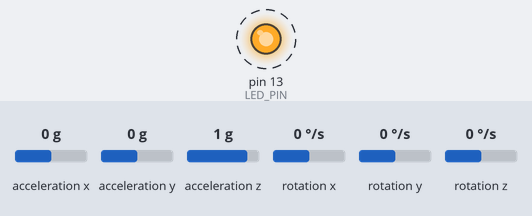
The sketch below on a simulated Arduino Uno, built with avr-gcc and run on an emulated ATmega328P. On the bench: output pins drawn as LEDs (lit = HIGH). Dashed ring = blinking. Inputs (shaded band) come from the test bench; at power-on: acceleration x 0 g, acceleration y 0 g, acceleration z 1 g, rotation x 0 °/s, rotation y 0 °/s, rotation z 0 °/s. What the sketch prints to the serial monitor is not drawn.

Above: at 0.2 s.
Timing chart, 0 to 3.0 s (numbered marks = the images above):
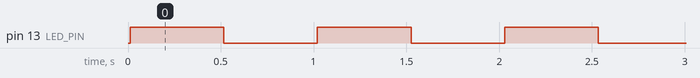

The sketch:

lab2.ino
```cpp
// I2C device class (I2Cdev) demonstration Arduino sketch for MPU6050 class
// 10/7/2011 by Jeff Rowberg <jeff@rowberg.net>
// Updates should (hopefully) always be available at https://github.com/jrowberg/i2cdevlib
//
// Changelog:
//     2011-10-07 - initial release

/* ============================================
I2Cdev device library code is placed under the MIT license
Copyright (c) 2011 Jeff Rowberg

Permission is hereby granted, free of charge, to any person obtaining a copy
of this software and associated documentation files (the "Software"), to deal
in the Software without restriction, including without limitation the rights
to use, copy, modify, merge, publish, distribute, sublicense, and/or sell
copies of the Software, and to permit persons to whom the Software is
furnished to do so, subject to the following conditions:

The above copyright notice and this permission notice shall be included in
all copies or substantial portions of the Software.

THE SOFTWARE IS PROVIDED "AS IS", WITHOUT WARRANTY OF ANY KIND, EXPRESS OR
IMPLIED, INCLUDING BUT NOT LIMITED TO THE WARRANTIES OF MERCHANTABILITY,
FITNESS FOR A PARTICULAR PURPOSE AND NONINFRINGEMENT. IN NO EVENT SHALL THE
AUTHORS OR COPYRIGHT HOLDERS BE LIABLE FOR ANY CLAIM, DAMAGES OR OTHER
LIABILITY, WHETHER IN AN ACTION OF CONTRACT, TORT OR OTHERWISE, ARISING FROM,
OUT OF OR IN CONNECTION WITH THE SOFTWARE OR THE USE OR OTHER DEALINGS IN
THE SOFTWARE.
===============================================
*/

// Arduino Wire library is required if I2Cdev I2CDEV_ARDUINO_WIRE implementation
// is used in I2Cdev.h
#include "Wire.h"

// I2Cdev and MPU6050 must be installed as libraries, or else the .cpp/.h files
// for both classes must be in the include path of your project
#include "I2Cdev.h"
#include "MPU6050.h"

// class default I2C address is 0x68
// specific I2C addresses may be passed as a parameter here
// AD0 low = 0x68 (default for InvenSense evaluation board)
// AD0 high = 0x69
MPU6050 accelgyro;

int16_t ax, ay, az;
int16_t gx, gy, gz;

#define LED_PIN 13
bool blinkState = false;

void setup() {
    // join I2C bus (I2Cdev library doesn't do this automatically)
    Wire.begin();

    // initialize serial communication
    // (38400 chosen because it works as well at 8MHz as it does at 16MHz, but
    // it's really up to you depending on your project)
    Serial.begin(38400);

    // initialize device
    Serial.println("Initializing I2C devices...");
    accelgyro.initialize();

    // verify connection
    Serial.println("Testing device connections...");
    Serial.println(accelgyro.testConnection() ? "MPU6050 connection successful" : "MPU6050 connection failed");

    // configure Arduino LED for
    pinMode(LED_PIN, OUTPUT);
}

void loop() {
    // read raw accel/gyro measurements from device
    accelgyro.getMotion6(&ax, &ay, &az, &gx, &gy, &gz);

    // these methods (and a few others) are also available
    //accelgyro.getAcceleration(&ax, &ay, &az);
    //accelgyro.getRotation(&gx, &gy, &gz);

    // display tab-separated accel/gyro x/y/z values
//    Serial.print("a/g:\t");
//    Serial.print(ax / 16384.0); Serial.print("\t");
//    Serial.print(ay / 16384.0); Serial.print("\t");
//    Serial.print(az / 16384.0); Serial.print("\t");
//    Serial.print(gx); Serial.print("\t");
//    Serial.print(gy); Serial.print("\t");
//    Serial.print(gz); Serial.print("\t");

    Serial.println(sqrt(pow(ax, 2) + pow(ay, 2) + pow(az, 2)));

    // blink LED to indicate activity
    blinkState = !blinkState;
    digitalWrite(LED_PIN, blinkState);
    delay(500);
}
```

Measured:
- by itself, pin 13 (LED_PIN): alternates HIGH for 0.50 s and LOW for 0.50 s
